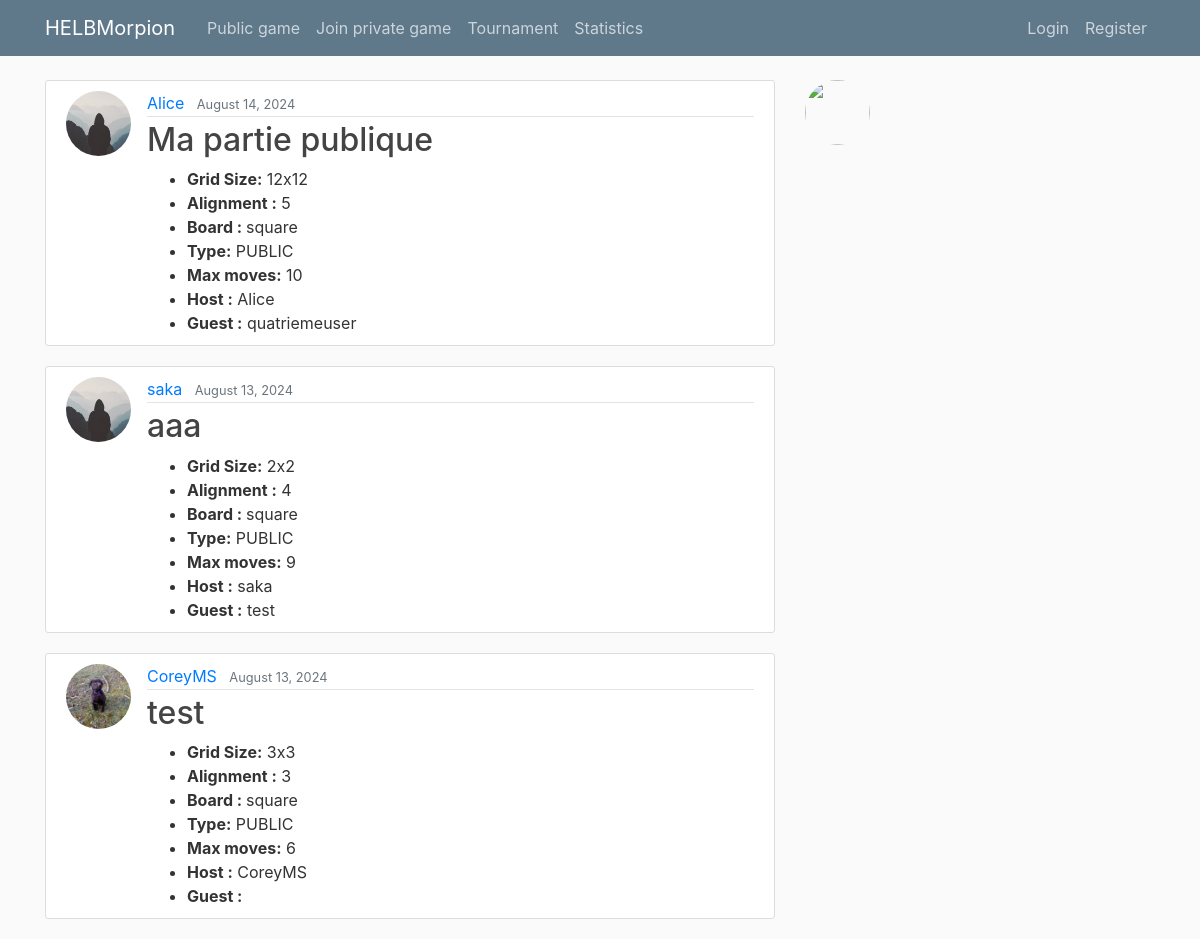
The page / on the database its author committed.
### blog/models.py (models this page shows, shortened)
class Post(models.Model):
    PUBLIC = 'PUBLIC'
    PRIVATE = 'PRIVATE'
    TYPE_CHOICES = [
        (PUBLIC, 'PUBLIC'),
        (PRIVATE, 'PRIVATE'),
    ]
    title = models.CharField(max_length=100)
    size = models.PositiveIntegerField(default=0)
    alignmentToWin = models.PositiveIntegerField(default=0)
    type = models.CharField(max_length=10, choices=TYPE_CHOICES, default=PUBLIC)
    max_moves = models.PositiveIntegerField(default=0)
    board = models.JSONField(default=list)
    access_code = models.CharField(max_length=10, blank=True, unique=True)
    date_posted = models.DateTimeField(default=timezone.now)
    author = models.ForeignKey(User, on_delete=models.CASCADE, related_name='created_game')
    player2 = models.ForeignKey(User, related_name='joined_game', null=True, blank=True, on_delete=models.CASCADE)
    player3 = models.ForeignKey(User, related_name='joined_game_3', null=True, blank=True, on_delete=models.CASCADE)
    player4 = models.ForeignKey(User, related_name='joined_game_4', null=True, blank=True, on_delete=models.CASCADE)
    current_player = models.CharField(max_length=100, null=True, blank=True)
    winner_player = models.ForeignKey(User, related_name='winner', null=True, blank=True, on_delete=models.CASCADE)
    loser_player = models.ForeignKey(User, related_name='loser', null=True, blank=True, on_delete=models.CASCADE)
    losers = models.ManyToManyField(User, related_name='losers', blank=True)  # Ajouté pour les tournois
    draw = models.BooleanField(default=False)
    surrender = models.BooleanField(default=False)
    gameOver = models.BooleanField(default=False)
    moves_played = models.PositiveIntegerField(default=0)
    tournament = models.ForeignKey(Tournament, related_name='games', null=True, blank=True, on_delete=models.CASCADE)

### users/models.py (models this page shows, shortened)
class Profile(models.Model):
    user = models.OneToOneField(User, on_delete=models.CASCADE)
    image = models.ImageField(default='default.jpg', upload_to='profile_pics')
    symbol = models.ImageField(default='cercle.jpg', upload_to='symbols')
    scores = models.TextField(default='{}')  # Utilisez TextField pour stocker les scores JSON

### blog/views.py (the view)
# urls.py: path('', PostListView.as_view(), name='blog-home'),
class PostListView(ListView):
    model = Post
    template_name = 'blog/home.html'  # <app>/<model>_<viewtype>.html
    context_object_name = 'posts'
    ordering = ['-date_posted']
    def get_queryset(self):
        return Post.objects.filter(tournament__isnull=True, type=Post.PUBLIC, gameOver=False).order_by('-date_posted')

### blog/templates/blog/home.html
{% extends "blog/base.html" %}
{% block content %}
    {% for post in posts %}
        <article class="media content-section">
          <img class="rounded-circle article-img" src="{{ post.author.profile.image.url }}">
          <div class="media-body">
            <div class="article-metadata">
              <a class="mr-2" href="#">{{ post.author }}</a>
              <small class="text-muted">{{ post.date_posted|date:"F d, Y" }}</small>
            </div>
            <h2><a class="article-title" href="{% url 'post-detail' post.id %}">{{ post.title }}</a></h2>
            <ul class="article-details">
              <li><strong>Grid Size:</strong> {{ post.size }}x{{ post.size }}</li>
              <li><strong>Alignment :</strong> {{ post.alignmentToWin }}</li>
              <li><strong>Board : </strong>square</li>
              <li><strong>Type:</strong> {{ post.type }}</li>
              <li><strong>Max moves:</strong> {{ post.max_moves }}</li>
              <li><strong>Host :</strong> {{ post.author}}</li>
              {% if post.player2 %}
                  <li><strong>Guest :</strong> {{ post.player2 }}</li>
              {% else %}
                  <li><strong>Guest :</strong></li>
              {% endif %}
            </ul>
          </div>
        </article>
    {% endfor %}
{% endblock content %}

### blog/templates/blog/base.html (shortened to what this page needs)
{% load static %}
<!DOCTYPE html>
<html>
<head>
<link rel="stylesheet" href="https://maxcdn.bootstrapcdn.com/bootstrap/4.0.0/css/bootstrap.min.css"
>
<link rel="stylesheet" type="text/css" href="{% static 'blog/main.css' %}">
</head>
<body>
<header class="site-header">
  <nav class="navbar navbar-expand-md navbar-dark bg-steel fixed-top">
    <div class="container">
      <a class="navbar-brand mr-4" href="{% url 'blog-home' %}">HELBMorpion</a>
      <div class="collapse navbar-collapse" id="navbarToggle">
        <div class="navbar-nav mr-auto">
          <a class="nav-item nav-link" href="{% url 'blog-home' %}">Public game</a>
          <a class="nav-item nav-link" href="{% url 'join-private-game' %}">Join private game</a>
          <a class="nav-item nav-link" href="{% url 'join_tournament' %}">Tournament</a>
          <a class="nav-item nav-link" href="{% url 'statistics' %}">Statistics</a>
        </div>
        <div class="navbar-nav">
          {% if user.is_authenticated %}
            <a class="nav-item nav-link" href="{% url 'post-create' %}">New Game</a>
            <a class="nav-item nav-link" href="{% url 'profile' %}">Profile</a>
            <a class="nav-item nav-link" href="{% url 'logout' %}">Logout</a>
          {% else %}
            <a class="nav-item nav-link" href="{% url 'login' %}">Login</a>
            <a class="nav-item nav-link" href="{% url 'register' %}">Register</a>
          {% endif %}
        </div>
      </div>
    </div>
  </nav>
</header>
<main role="main" class="container">
  <div class="row">
    <div class="col-md-8">
      {% block content %}{% endblock %}
    </div>
      <div class="col-md-4">
      <div class="media-body">
          <img class="rounded-circle article-img" src="{{ user.profile.image.url }}">
  </div>
      </div>
</div>
</main>
</body>
</html>

### blog/static/blog/main.css (style rules this page uses)
body { background: #fafafa; color: #333333; margin-top: 5rem; }
h1, h2, h3, h4, h5, h6 { color: #444444; }
ul { margin: 0; }
.bg-steel { background-color: #5f788a; }
.site-header .navbar-nav .nav-link { color: #cbd5db; }
.content-section { background: #ffffff; padding: 10px 20px; border: 1px solid #dddddd; border-radius: 3px; margin-bottom: 20px; }
.article-title { color: #444444; }
.article-img { height: 65px; width: 65px; margin-right: 16px; }
.article-metadata { padding-bottom: 1px; margin-bottom: 4px; border-bottom: 1px solid #e3e3e3 }

### rows shown on the page
Post: author.profile.image (placeholder picture), author "Alice", date_posted "August 14, 2024", title "Ma partie publique", size "12", alignmentToWin "5", type "PUBLIC", max_moves "10", player2 "quatriemeuser"
Post: author.profile.image (placeholder picture), author "saka", date_posted "August 13, 2024", title "aaa", size "2", alignmentToWin "4", type "PUBLIC", max_moves "9", player2 "test"
Post: author.profile.image (picture), author "CoreyMS", date_posted "August 13, 2024", title "test", size "3", alignmentToWin "3", type "PUBLIC", max_moves "6", shows "Guest :"
